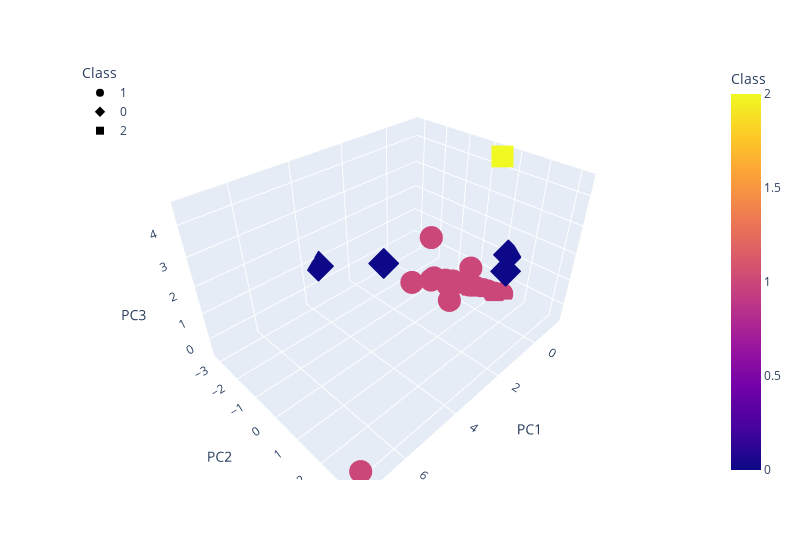

Notebook cell for this chart:
### Code cell
# Create a 3D-Scatter with the PCA data and the clusters
fig = px.scatter_3d(
    clustered_df,
    x="PC1",
    y="PC2",
    z="PC3",
    hover_name='symbol',#need to add 
    hover_data=["sharpe_ratio"],
    color="Class",
    symbol="Class",
    width=800,
)
fig.update_layout(legend=dict(x=0, y=1))
fig.show()

### Figure 1 — Plotly figure (JSON) as saved in the notebook; plotly's stock layout.template omitted (floating-point values rounded to 4 significant figures)
{"data": [{"customdata": [[0.8606], [1.367], [0.4862], [0.7527], [0.5807], [0.5228], [2.166], [1.422], [1.569], [1.111], [1.018], [0.4078], [1.185], [1.429], [0.9163], [1.96], [1.614], [1.404], [0.9026], [1.511], [1.11], [0.7012], [1.046], [1.791]], "hovertemplate": "<b>%{hovertext}</b><br><br>Class=%{marker.color}<br>PC1=%{x}<br>PC2=%{y}<br>PC3=%{z}<br>sharpe_ratio=%{customdata[0]}<extra></extra>", "hovertext": ["BTC/USD", "ETH/USD", "XRP/USD", "BCH/USD", "LTC/USD", "EOS/USD", "LINK/USD", "XTZ/USD", "XLM/USD", "XMR/USD", "ETC/USD", "ATOM/USD", "DASH/USD", "ZEC/USD", "BAT/USD", "ICX/USD", "OMG/USD", "REP/USD", "QTUM/USD", "LSK/USD", "NANO/USD", "WAVES/USD", "PAXG/USD", "GNO/USD"], "legendgroup": "1", "marker": {"color": [1, 1, 1, 1, 1, 1, 1, 1, 1, 1, 1, 1, 1, 1, 1, 1, 1, 1, 1, 1, 1, 1, 1, 1], "coloraxis": "coloraxis", "symbol": "circle"}, "mode": "markers", "name": "1", "scene": "scene", "showlegend": true, "type": "scatter3d", "x": [7.317, 0.6985, 0.218, -0.08768, 0.2115, 0.07376, -0.9671, -0.6585, -0.5587, -0.274, -0.3799, -0.02259, -0.6832, -0.6193, -0.3568, -1.188, -0.9566, -0.9096, -0.2846, -0.8857, -0.5844, -0.2469, 0.9291, -0.7182], "y": [3.206, 0.374, -0.98, -0.3373, -0.8921, -0.8911, 1.091, 0.3479, 0.248, -0.3553, -0.1661, -0.956, 0.3524, 0.2694, -0.3382, 1.252, 0.8011, 0.6798, -0.4284, 0.6436, 0.05315, -0.5948, -1.183, 0.4353], "z": [-0.02711, -0.269, 1.465, -0.405, -0.3136, -0.3094, -0.4764, -0.4375, 0.4063, -0.3832, -0.4183, -0.3643, -0.5004, -0.4529, -0.3581, -0.5416, -0.5234, -0.5369, -0.3954, -0.5118, -0.4601, -0.4001, -0.1942, -0.4392]}, {"customdata": [[0.15], [2.269], [0.3496], [1.69]], "hovertemplate": "<b>%{hovertext}</b><br><br>Class=%{marker.color}<br>PC1=%{x}<br>PC2=%{y}<br>PC3=%{z}<br>sharpe_ratio=%{customdata[0]}<extra></extra>", "hovertext": ["USDT/USD", "ADA/USD", "DAI/USD", "SC/USD"], "legendgroup": "0", "marker": {"color": [0, 0, 0, 0], "coloraxis": "coloraxis", "symbol": "diamond"}, "mode": "markers", "name": "0", "scene": "scene", "showlegend": true, "type": "scatter3d", "x": [3.476, -1.112, 0.9234, -1.281], "y": [-3.166, 1.318, -2.632, 1.231], "z": [0.7955, 0.5284, -0.0747, 1.085]}, {"customdata": [[1.298]], "hovertemplate": "<b>%{hovertext}</b><br><br>Class=%{marker.color}<br>PC1=%{x}<br>PC2=%{y}<br>PC3=%{z}<br>sharpe_ratio=%{customdata[0]}<extra></extra>", "hovertext": ["DOGE/USD"], "legendgroup": "2", "marker": {"color": [2], "coloraxis": "coloraxis", "symbol": "square"}, "mode": "markers", "name": "2", "scene": "scene", "showlegend": true, "type": "scatter3d", "x": [-1.073], "y": [0.6172], "z": [4.512]}], "layout": {"coloraxis": {"colorbar": {"title": {"text": "Class"}}, "colorscale": [[0, "#0d0887"], [0.1111, "#46039f"], [0.2222, "#7201a8"], [0.3333, "#9c179e"], [0.4444, "#bd3786"], [0.5556, "#d8576b"], [0.6667, "#ed7953"], [0.7778, "#fb9f3a"], [0.8889, "#fdca26"], [1, "#f0f921"]]}, "legend": {"title": {"text": "Class"}, "tracegroupgap": 0, "x": 0, "y": 1}, "margin": {"t": 60}, "scene": {"domain": {"x": [0, 1], "y": [0, 1]}, "xaxis": {"title": {"text": "PC1"}}, "yaxis": {"title": {"text": "PC2"}}, "zaxis": {"title": {"text": "PC3"}}}, "width": 800}}
